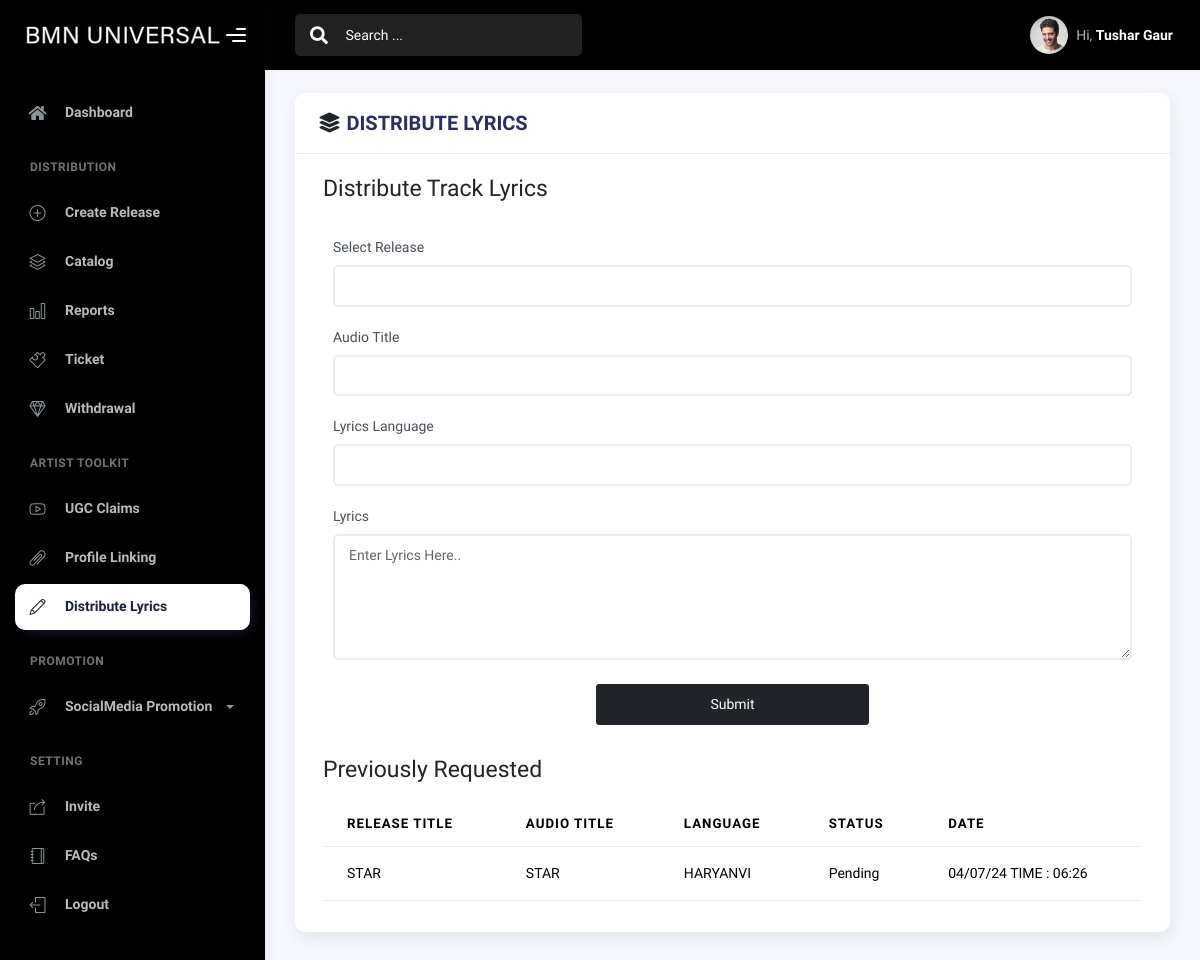
The app's page /cms/distributelyrics (signed in) with its own data.
### app/models.py (models this page shows, shortened)
class Distributelyrics(db.Model):
    id = db.Column(db.Integer, primary_key=True)
    user_id = db.Column(db.Integer, ForeignKey('user.id'), nullable=False)
    release_title = db.Column(db.String(250), nullable=False)
    audio_title =  db.Column(db.String(250), nullable=False)
    language = db.Column(db.String(250), nullable=False)
    status = db.Column(db.String(250), default='Pending')
    lyrics = db.Column(db.String(250), nullable=False)
    date = db.Column(db.DateTime, nullable=False, default=datetime.utcnow)

### app/views/cms.py (the view, shortened to what this page needs)
@cms.route('/distributelyrics', methods=['GET','POST'])
@login_required
def distributelyrics():
    user = current_user
    user_id = user.id
    name = session.get('name')
    email = session.get('email')
    revenue = int(session.get('revenue'))
    distributelyricss = Distributelyrics.query.filter_by(user_id=user_id).all()
    releases= Album.query.filter_by(user_id=user_id).all()
    return render_template('cms/distributelyrics.html', user=user, user_id=user_id, name=name, email=email, releases=releases , revenue=revenue, distributelyricss=distributelyricss, nav_id="distribute-lyrics")

### app/models.py (called while the page is built)
@login_manager.user_loader
def load_user(user_id):
    return User.query.get(int(user_id))

### app/views/main.py (called while the page is built)
@main.app_template_filter('format_datetime')
def format_datetime(value, format="%d/%m/%y TIME : %H:%M "):
    return value.strftime(format)

### app/templates/cms/distributelyrics.html (shortened to what this page needs)
{% extends "base_cms.html" %}
{% block content %}
<div class="row ">
    <div class="col-md-12">
        <div class="card">
            <div class="card-header">
                <h5 class="card-title "> <i class="fas fa-layer-group text-dark mx-2"></i>DISTRIBUTE LYRICS</h5>
            </div>
            <div class="card-body">
                <div class="container">
                        <div class="col-md-12">
                            <div class="content-wrapper">
                                <h3 class="section-heading mb-2">Distribute Track Lyrics</h3>
                            </div>
                        </div>
                        <div class="col-12 mt-4">
                            <form action="{{ url_for('cms.distributelyrics') }}" method="POST">
                                <div class="form-row">
                                    <div class="form-group" style="width: 100%;">
                                        <label for="reportFor">Select Release</label>
                                        <select class="form-control" name="releaseTitle" required>
                                            <option value=""></option>
                                            {% for release in releases  %}
                                                <option value="{{ release.title }}">{{ release.title }}</option>
                                            {% endfor %}
                                        </select>
                                    </div>
                                    <div class="form-group" style="width: 100%;">
                                        <label for="reportFor">Audio Title</label>
                                        <select class="form-control" name="audioTitle" required>
                                            <option value=""></option>
                                            {% for release in releases  %}
                                                {% for song in release.songs  %}
                                                    <option value="{{ song.title }}">{{ song.title }}</option>
                                                {% endfor %}
                                            {% endfor %}
                                        </select>
                                    </div>
                                    <div class="form-group" style="width: 100%;">
                                        <label for="language">Lyrics Language</label>
                                        <input type="text" class="form-control" name="language" required>
                                    </div>
                                    <div class="form-group" style="width: 100%;">
                                        <label for="lyrics">Lyrics</label>
                                        <textarea class="form-control" name="lyrics" rows="5" placeholder="Enter Lyrics Here.." required></textarea>
                                    </div>
                                    <div class="col-md-4 ms-auto me-auto">
                                        <div class="d-flex align-items-center justify-content-center">
                                                <button type="submit" class="btn btn-dark text-center mt-3 mb-3 w-100">Submit</button>
                                        </div>
                                    </div>
                                </div>
                            </form>
                        </div>
                        <div class="col-md-12 overflow-x-scroll" style="width:auto;">
                            <div class="content-wrapper">
                                <h3 class="section-heading mb-3 mt-3">Previously Requested</h3>
                            </div>
                            <table class="table table-hover">
                                <thead>
                                <tr>
                                    <th scope="col">Release Title</th>
                                    <th scope="col">Audio Title</th>
                                    <th scope="col">Language</th>
                                    <th scope="col">Status</th>
                                    <th scope="col">Date</th>
                                </tr>
                                </thead>
                                <tbody>
                                    {% for distributelyrics in distributelyricss  %}
                                    <tr>
                                        <td>{{ distributelyrics.release_title }}</td>
                                        <td>{{ distributelyrics.audio_title }}</td>
                                        <td>{{ distributelyrics.language }}</td>
                                        <td>{{ distributelyrics.status }}</td>
                                        <td>{{ distributelyrics.date|format_datetime }}</td>
                                    </tr>
                                    {% endfor %}
                                </tbody>
                            </table>
                </div>
            </div>
        </div>
    </div>
</div>
{% endblock %}

### records on screen
Distributelyrics: release_title "STAR", audio_title "STAR", language "HARYANVI", status "Pending", date "04/07/24 TIME : 06:26"

### other values on screen
{{ name }} "Tushar Gaur"
